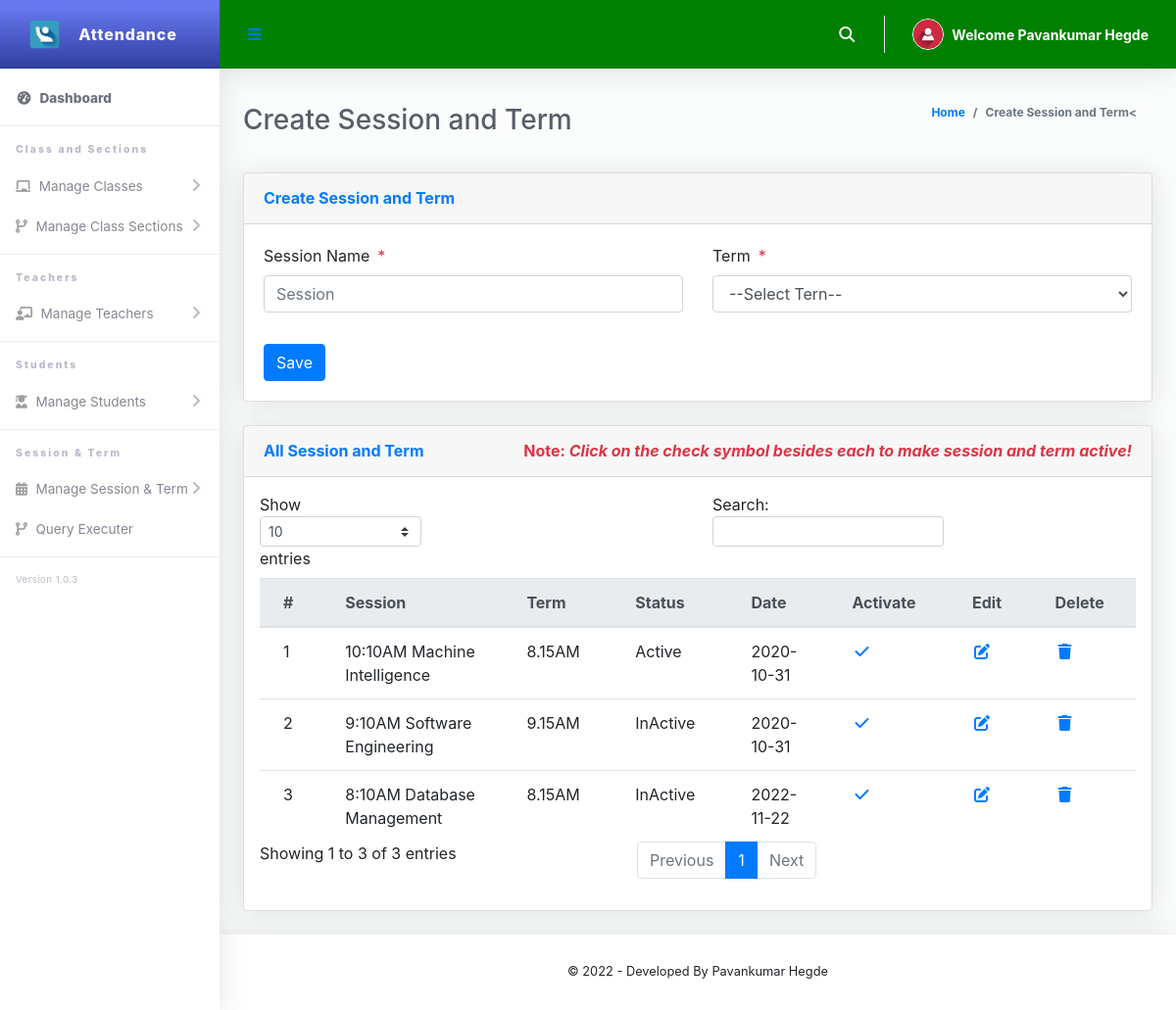
Page /Admin/createSessionTerm.php (signed in) on the committed database.
### tables this page shows
CREATE TABLE `tblsessionterm` (
  `Id` int(10) NOT NULL,
  `sessionName` varchar(50) NOT NULL,
  `termId` varchar(50) NOT NULL,
  `isActive` varchar(10) NOT NULL,
  `dateCreated` varchar(50) NOT NULL
);

CREATE TABLE `tblterm` (
  `Id` int(10) NOT NULL,
  `termName` varchar(20) NOT NULL
);

### Admin/createSessionTerm.php (the view, shortened to what this page needs)
<?php
include '../Includes/dbcon.php';
?>
<!DOCTYPE html>
<html lang="en">
<head>
  <link href="../vendor/fontawesome-free/css/all.min.css" rel="stylesheet" type="text/css">
  <link href="../vendor/bootstrap/css/bootstrap.min.css" rel="stylesheet" type="text/css">
  <link href="css/ruang-admin.min.css" rel="stylesheet">
</head>
<body id="page-top">
  <div id="wrapper">
      <?php include "Includes/sidebar.php";?>
    <div id="content-wrapper" class="d-flex flex-column">
      <div id="content">
       <?php include "Includes/topbar.php";?>
        <div class="container-fluid" id="container-wrapper">
          <div class="d-sm-flex align-items-center justify-content-between mb-4">
            <h1 class="h3 mb-0 text-gray-800">Create Session and Term</h1>
            <ol class="breadcrumb">
              <li class="breadcrumb-item"><a href="./">Home</a></li>
              <li class="breadcrumb-item active" aria-current="page">Create Session and Term<</li>
            </ol>
          </div>
          <div class="row">
            <div class="col-lg-12">
              <div class="card mb-4">
                <div class="card-header py-3 d-flex flex-row align-items-center justify-content-between">
                  <h6 class="m-0 font-weight-bold text-primary">Create Session and Term</h6>
                </div>
                <div class="card-body">
                  <form method="post">
                    <div class="form-group row mb-3">
                        <div class="col-xl-6">
                            <label class="form-control-label">Session Name<span class="text-danger ml-2">*</span></label>
                      <input type="text" class="form-control" name="sessionName" value="<?php echo $row['sessionName'];?>" id="exampleInputFirstName" placeholder="Session">
                        </div>
                        <div class="col-xl-6">
                            <label class="form-control-label">Term<span class="text-danger ml-2">*</span></label>
                              <?php
                        $qry= "SELECT * FROM tblterm ORDER BY termName ASC";
                        $result = $conn->query($qry);
                        $num = $result->num_rows;
                        if ($num > 0){
                          echo ' <select required name="termId" class="form-control mb-3">';
                          echo'<option value="">--Select Tern--</option>';
                                  echo '</select>';
                              }
                            ?>
                        </div>
                    </div>
                      <?php
                    if (isset($Id))
                    {
                    ?>
                    <button type="submit" name="update" class="btn btn-warning">Update</button>
                    &nbsp;&nbsp;&nbsp;&nbsp;&nbsp;&nbsp;&nbsp;&nbsp;&nbsp;&nbsp;
                    <?php
                    } else {
                    ?>
                    <button type="submit" name="save" class="btn btn-primary">Save</button>
                    <?php
                    }
                    ?>
                  </form>
                </div>
              </div>
                 <div class="row">
              <div class="col-lg-12">
              <div class="card mb-4">
                <div class="card-header py-3 d-flex flex-row align-items-center justify-content-between">
                  <h6 class="m-0 font-weight-bold text-primary">All Session and Term</h6>
                  <h6 class="m-0 font-weight-bold text-danger">Note: <i>Click on the check symbol besides each to make session and term active!</i></h6>
                </div>
                <div class="table-responsive p-3">
                  <table class="table align-items-center table-flush table-hover" id="dataTableHover">
                    <thead class="thead-light">
                      <tr>
                        <th>#</th>
                        <th>Session</th>
                        <th>Term</th>
                        <th>Status</th>
                        <th>Date</th>
                        <th>Activate</th>
                        <th>Edit</th>
                        <th>Delete</th>
                      </tr>
                    </thead>
                    <tbody>
                  <?php
                      $query = "SELECT tblsessionterm.Id,tblsessionterm.sessionName,tblsessionterm.isActive,tblsessionterm.dateCreated,
                      tblterm.termName
                      FROM tblsessionterm
                      INNER JOIN tblterm ON tblterm.Id = tblsessionterm.termId";
                      $rs = $conn->query($query);
                      $num = $rs->num_rows;
                      $sn=0;
                      if($num > 0)
                      {
                        while ($rows = $rs->fetch_assoc())
                          {
                            if($rows['isActive'] == '1'){$status = "Active";}else{$status = "InActive";}
                             $sn = $sn + 1;
                            echo"
                              <tr>
                                <td>".$sn."</td>
                                <td>".$rows['sessionName']."</td>
                                <td>".$rows['termName']."</td>
                                <td>".$status."</td>
                                <td>".$rows['dateCreated']."</td>
                                 <td><a href='?action=activate&Id=".$rows['Id']."'><i class='fas fa-fw fa-check'></i></a></td>
                                <td><a href='?action=edit&Id=".$rows['Id']."'><i class='fas fa-fw fa-edit'></i></a></td>
                                <td><a href='?action=delete&Id=".$rows['Id']."'><i class='fas fa-fw fa-trash'></i></a></td>
                              </tr>";
                          }
                      }
                      else
                      {
                           echo
                           "<div class='alert alert-danger' role='alert'>
                            No Record Found!
                            </div>";
                      }
                      ?>
                    </tbody>
                  </table>
                </div>
              </div>
            </div>
            </div>
          </div>
        </div>
      </div>
       <?php include "Includes/footer.php";?>
    </div>
  </div>
</body>
</html>

### Admin/Includes/topbar.php (shortened to what this page needs)
<?php
  $query = "SELECT * FROM tbladmin WHERE Id = ".$_SESSION['userId']."";
  $rs = $conn->query($query);
  $rows = $rs->fetch_assoc();
  $fullName = $rows['firstName']." ".$rows['lastName'];
?>
<nav class="navbar navbar-expand navbar-light topbar mb-4 static-top" style="background-color:green;">
          <button id="sidebarToggleTop" class="btn btn-link rounded-circle mr-3">
            <i class="fa fa-bars"></i>
          </button>
          <ul class="navbar-nav ml-auto">
            <li class="nav-item dropdown no-arrow">
              <a class="nav-link dropdown-toggle" href="#" id="searchDropdown" role="button" data-toggle="dropdown"
                aria-haspopup="true" aria-expanded="false">
                <i class="fas fa-search fa-fw"></i>
              </a>
            </li>
            <li class="nav-item dropdown no-arrow">
              <a class="nav-link dropdown-toggle" href="#" id="userDropdown" role="button" data-toggle="dropdown"
                aria-haspopup="true" aria-expanded="false">
                <img class="img-profile rounded-circle" src="img/user-icn.png" style="max-width: 60px">
                <span class="ml-2 d-none d-lg-inline text-white small"><b>Welcome <?php echo $fullName;?></b></span>
              </a>
            </li>
          </ul>
        </nav>

### rows in the picture
tblsessionterm: sessionName "10:10AM Machine Intelligence", termId.termName "8.15AM", isActive "Active", dateCreated "2020-10-31"
tblsessionterm: sessionName "9:10AM Software Engineering", termId.termName "9.15AM", isActive "InActive", dateCreated "2020-10-31"
tblsessionterm: sessionName "8:10AM Database Management", termId.termName "8.15AM", isActive "InActive", dateCreated "2022-11-22"

### other values in the picture
$fullName "Pavankumar Hegde"
